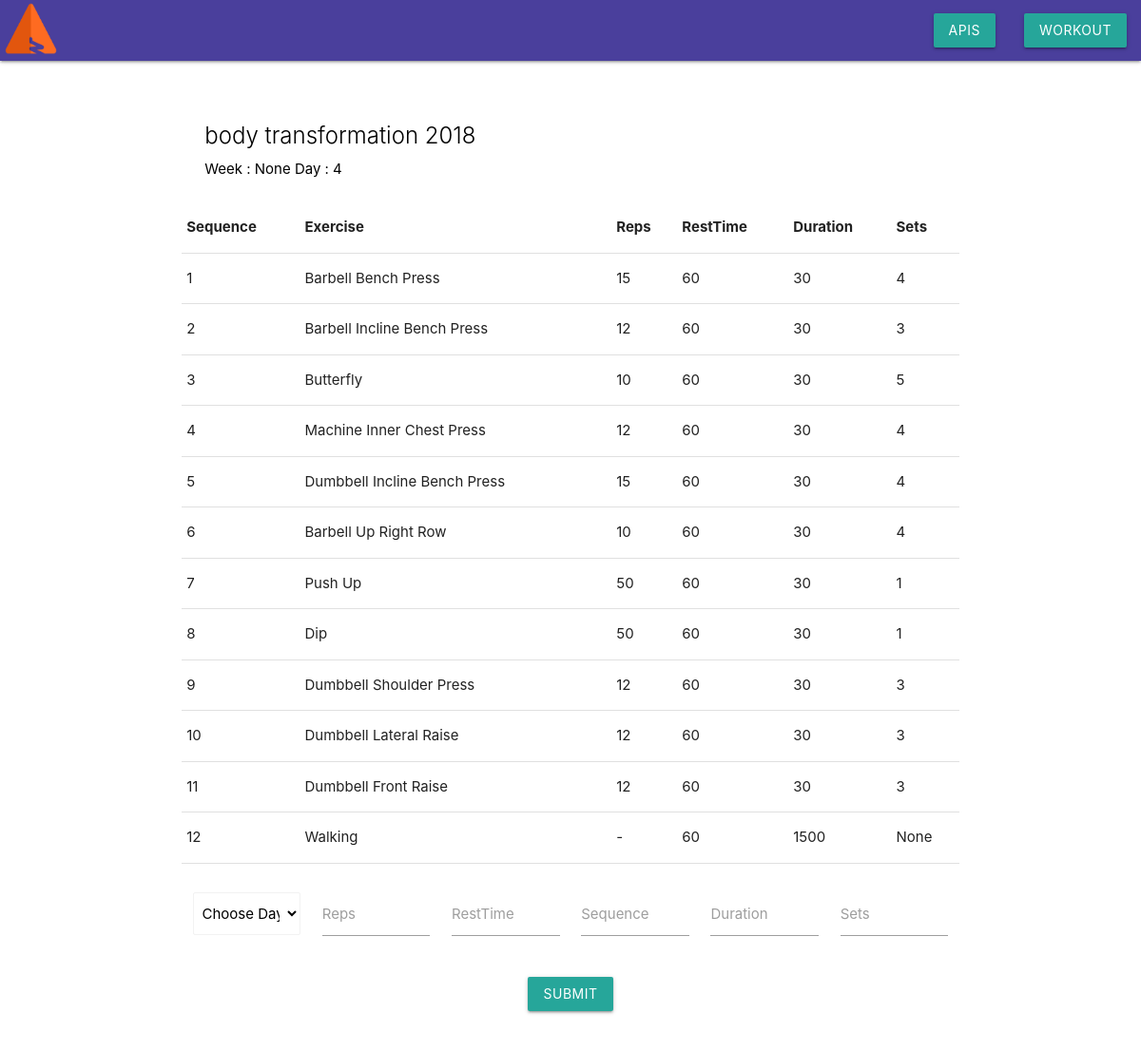
Page /workoutprograms/routine/details/78 on the committed database.
### database/database.py (models this page shows, shortened)
class WorkoutPrograms(db.Model):
    id = db.Column(db.Integer, primary_key=True)
    name = db.Column(db.String(50)) # 4 weeks Beginner Program"
    bodyPart = db.Column(db.String(50)) # ": "FullBody",
    difficulty = db.Column(db.String(50)) # ": "Beginner",
    duration = db.Column(db.Integer) # ": "40",
    frequency = db.Column(db.Integer) # ": "4",
    previewLink = db.Column(db.String(250)) # ": "https://www.jefit.com/images/exercises/50_50/8.jpg",
    routine = db.Column(db.String(50)) # ": "None",
    shortDescription = db.Column(db.String(50)) # ": "Sample Beginner Program",
    type = db.Column(db.String(50)) # ": "Bulking",
    weeks = db.Column(db.Integer) # ": "4"
    createdDate = db.Column(DateTime, default=datetime.utcnow)
    updatedDate = db.Column(DateTime, onupdate=datetime.utcnow)
    activity_id = db.Column(db.Integer, db.ForeignKey(Activity.id), nullable=False)
    activity = db.relationship('Activity', backref='workoutprograms')

class ProgramRoutines(db.Model):
    id = db.Column(db.Integer, primary_key=True)
    Day = db.Column(db.Integer) # ": "1",
    Duration = db.Column(db.Integer)  # ": "40",
    Musle = db.Column(db.String(50)) # ": "Chest and tricepts",
    PreviewLink = db.Column(db.String(250)) # ": "https://www.jefit.com/images/exercises/50_50/32.jpg",
    RoutineId = db.Column(db.Integer)  # ": "123",
    Sequence = db.Column(db.Integer)  # ": "1",
    Week = db.Column(db.Integer)  # ": "1"
    workoutprogram_id = db.Column(db.Integer, db.ForeignKey(WorkoutPrograms.id), nullable=False)
    workoutprograms = db.relationship("WorkoutPrograms", backref='programroutines')

class DailyRoutines(db.Model):
    id = db.Column(db.Integer, primary_key=True)
    Difficulty = db.Column(db.Integer, db.ForeignKey(Exercises.difficulty), nullable=False)
    Duration = db.Column(db.String(4)) # ": "1m",
    ExerciseId = db.Column(db.Integer, db.ForeignKey(Exercises.id), nullable=False) # ": "2",
    ExerciseName = db.Column(db.String, nullable=False) # ": "Barbell Bench Press",
    Muscle = db.Column(db.Integer, nullable=False) # ": "Chest",
    PreviewLink = db.Column(db.Integer, nullable=False) # ": "https://www.jefit.com/images/exercises/50_50/8.jpg",
    Reps = db.Column(db.Integer) # ": "8",
    RestTime = db.Column(db.Integer)# ": "60",
    Routine = db.Column(db.Integer, nullable=False) # ": "Beginner",
    Sequence = db.Column(db.Integer) # ": "1",
    Sets = db.Column(db.Integer) # ": "3",
    Type = db.Column(db.Integer, nullable=False)
    programroutine_id = db.Column(db.Integer, db.ForeignKey(ProgramRoutines.id), nullable=False)
    programroutine = db.relationship("ProgramRoutines", backref='dailyRoutines', lazy=True)

### app.py (the view)
@app.route('/workoutprograms/routine/details/<int:id>', methods=['GET', 'POST'])
def routineDetails(id):
    try:
        routine = database.ProgramRoutines.query.filter(database.ProgramRoutines.id == id).one()
    except:
        None
    try:
        wodetails = database.WorkoutPrograms.query.filter(database.WorkoutPrograms.id == routine.workoutprogram_id).one()
    except:
        None
    try:
        daily = database.DailyRoutines.query.filter(database.DailyRoutines.programroutine_id == id).all()
        exercisesList = dbsession.session.query(database.Exercises).order_by(database.Exercises.muscle).all()
    except:
        None
    if request.method == 'POST':
        ExerciseId = request.form['ExerciseId']
        exercise = database.Exercises.query.filter(database.Exercises.id == ExerciseId).one()
        daily = database.DailyRoutines()
        daily.Difficulty = exercise.difficulty
        daily.Duration = request.form['Duration']
        daily.ExerciseId = ExerciseId
        daily.ExerciseName = exercise.name
        daily.Muscle = exercise.muscle
        daily.PreviewLink = exercise.previewLink
        daily.Reps = request.form['Reps']
        daily.RestTime = request.form['RestTime']
        daily.Routine = exercise.routine
        daily.Sequence = request.form['Sequence']
        daily.Sets = request.form['Sets']
        daily.Type = exercise.type
        daily.programroutine_id = id
        dbsession.session.add(daily)
        dbsession.session.commit()
        return redirect(url_for('routineDetails', routineDetails=routine, wodetails=wodetails, muscle=exercisesList, daily=daily))
    else:
        return render_template('/routine/routinedetails.html', routineDetails=routine, wodetails=wodetails, muscle=exercisesList, daily=daily)

### templates/routine/routinedetails.html (shortened to what this page needs)
{% extends "layout.html" %}
{% block content %}
<div class="container">
    <div class="section">
        <div class="row ">
            <div class="col s12 m12 l12">
                <div class="card" style="box-shadow: 0px 0px 0px 0px;">
                    <div class="card-content black-text">
                    {% if wodetails: %}
                        <h5 class="card-title">{{ wodetails.name }}</h5>
                    {% endif %}
                    {% if routineDetails: %}
                        <p>Week : {{ routineDetails.Week }} Day : {{ routineDetails.Day }} </p>
                    {% endif %}
                    </div>
                    {% if daily: %}
                    <table>
                        <thead>
                        <tr>
                            <th>Sequence</th>
                            <th>Exercise</th>
                            <th>Reps</th>
                            <th>RestTime</th>
                            <th>Duration</th>
                            <th>Sets</th>
                        </tr>
                        </thead>
                        <tbody>
                        {% for row in daily %}
                        <tr>
                            <td>{{row.Sequence}}</td>
                            <td>{{row.ExerciseName}}</td>
                            <td>{{row.Reps}}</td>
                            <td>{{row.RestTime}}</td>
                            <td>{{row.Duration}}</td>
                            <td>{{row.Sets}}</td>
                        </tr>
                        {% endfor %}
                        </tbody>
                    </table>
                    {% endif %}
                    <div class="input-field col s12">
                        <form action="{{ url_for('routineDetails', id=routineDetails.id)}}" method="POST">
                            <div class="row">
                                <div class="input-field col s2">
                                    <select class="browser-default" id="Muscle" name="ExerciseId">
                                        <option value="" disabled selected>Choose Day</option>
                                    </select>
                                </div>
                                <div class="input-field col s2">
                                    <input id="Reps" type="text" name="Reps" class="validate">
                                    <label for="Reps">Reps</label>
                                </div>
                                <div class="input-field col s2">
                                    <input id="RestTime" type="text" name="RestTime" class="validate">
                                    <label for="RestTime">RestTime</label>
                                </div>
                                <div class="input-field col s2">
                                    <input id="Sequence" type="text" name="Sequence" class="validate">
                                    <label for="Sequence">Sequence</label>
                                </div>
                                <div class="input-field col s2">
                                    <input id="Duration" type="text" name="Duration" class="validate">
                                    <label for="Duration">Duration</label>
                                </div>
                                <div class="input-field col s2">
                                    <input id="Sets" type="text" name="Sets" class="validate">
                                    <label for="Sets">Sets</label>
                                </div>
                            </div>
                            <center>
                                <div class="container">
                                    <button class="btn waves-effect waves-light" type="submit" name="action">Submit
                                    </button>
                                </div>
                            </center>
                        </form>
                    </div>
                </div>
            </div>
        </div>
    </div>
</div>
{% endblock %}

### rows in the picture
WorkoutPrograms: name "body transformation 2018"
ProgramRoutines: Week "None", Day "4"
DailyRoutines: Sequence "1", ExerciseName "Barbell Bench Press", Reps "15", RestTime "60", Duration "30", Sets "4"
DailyRoutines: Sequence "2", ExerciseName "Barbell Incline Bench Press", Reps "12", RestTime "60", Duration "30", Sets "3"
DailyRoutines: Sequence "3", ExerciseName "Butterfly", Reps "10", RestTime "60", Duration "30", Sets "5"
DailyRoutines: Sequence "4", ExerciseName "Machine Inner Chest Press", Reps "12", RestTime "60", Duration "30", Sets "4"
DailyRoutines: Sequence "5", ExerciseName "Dumbbell Incline Bench Press", Reps "15", RestTime "60", Duration "30", Sets "4"
DailyRoutines: Sequence "6", ExerciseName "Barbell Up Right Row", Reps "10", RestTime "60", Duration "30", Sets "4"
DailyRoutines: Sequence "7", ExerciseName "Push Up", Reps "50", RestTime "60", Duration "30", Sets "1"
DailyRoutines: Sequence "8", ExerciseName "Dip", Reps "50", RestTime "60", Duration "30", Sets "1"
DailyRoutines: Sequence "9", ExerciseName "Dumbbell Shoulder Press", Reps "12", RestTime "60", Duration "30", Sets "3"
DailyRoutines: Sequence "10", ExerciseName "Dumbbell Lateral Raise", Reps "12", RestTime "60", Duration "30", Sets "3"
DailyRoutines: Sequence "11", ExerciseName "Dumbbell Front Raise", Reps "12", RestTime "60", Duration "30", Sets "3"
DailyRoutines: Sequence "12", ExerciseName "Walking", Reps "-", RestTime "60", Duration "1500", Sets "None"
